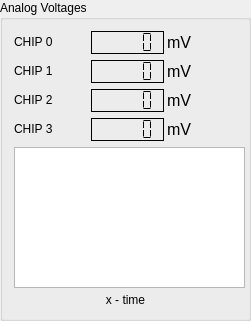
       <widget class="QGroupBox" name="groupBox_3">
        <property name="geometry">
         <rect>
          <x>10</x>
          <y>10</y>
          <width>251</width>
          <height>321</height>
         </rect>
        </property>
        <property name="minimumSize">
         <size>
          <width>251</width>
          <height>321</height>
         </size>
        </property>
        <property name="maximumSize">
         <size>
          <width>251</width>
          <height>321</height>
         </size>
        </property>
        <property name="title">
         <string>Analog Voltages</string>
        </property>
        <layout class="QVBoxLayout" name="verticalLayout_3">
         <item>
          <layout class="QGridLayout" name="gridLayout_6">
           <item row="0" column="1">
            <widget class="QLCDNumber" name="lcdNumber_6">
             <property name="minimumSize">
              <size>
               <width>73</width>
               <height>23</height>
              </size>
             </property>
             <property name="maximumSize">
              <size>
               <width>73</width>
               <height>23</height>
              </size>
             </property>
             <property name="font">
              <font>
               <underline>false</underline>
              </font>
             </property>
             <property name="frameShape">
              <enum>QFrame::Box</enum>
             </property>
             <property name="frameShadow">
              <enum>QFrame::Plain</enum>
             </property>
             <property name="lineWidth">
              <number>1</number>
             </property>
             <property name="midLineWidth">
              <number>0</number>
             </property>
             <property name="smallDecimalPoint">
              <bool>false</bool>
             </property>
             <property name="segmentStyle">
              <enum>QLCDNumber::Flat</enum>
             </property>
            </widget>
           </item>
           <item row="3" column="1">
            <widget class="QLCDNumber" name="lcdNumber_9">
             <property name="minimumSize">
              <size>
               <width>73</width>
               <height>23</height>
              </size>
             </property>
             <property name="maximumSize">
              <size>
               <width>73</width>
               <height>23</height>
              </size>
             </property>
             <property name="font">
              <font>
               <underline>false</underline>
              </font>
             </property>
             <property name="frameShape">
              <enum>QFrame::Box</enum>
             </property>
             <property name="frameShadow">
              <enum>QFrame::Plain</enum>
             </property>
             <property name="lineWidth">
              <number>1</number>
             </property>
             <property name="midLineWidth">
              <number>0</number>
             </property>
             <property name="smallDecimalPoint">
              <bool>false</bool>
             </property>
             <property name="segmentStyle">
              <enum>QLCDNumber::Flat</enum>
             </property>
            </widget>
           </item>
           <item row="1" column="0">
            <widget class="QLabel" name="label_18">
             <property name="minimumSize">
              <size>
               <width>72</width>
               <height>23</height>
              </size>
             </property>
             <property name="maximumSize">
              <size>
               <width>72</width>
               <height>23</height>
              </size>
             </property>
             <property name="text">
              <string>&lt;html&gt;&lt;head/&gt;&lt;body&gt;&lt;p&gt;CHIP 1&lt;/p&gt;&lt;/body&gt;&lt;/html&gt;</string>
             </property>
            </widget>
           </item>
           <item row="3" column="0">
            <widget class="QLabel" name="label_20">
             <property name="minimumSize">
              <size>
               <width>72</width>
               <height>23</height>
              </size>
             </property>
             <property name="maximumSize">
              <size>
               <width>72</width>
               <height>23</height>
              </size>
             </property>
             <property name="text">
              <string>&lt;html&gt;&lt;head/&gt;&lt;body&gt;&lt;p&gt;CHIP 3&lt;/p&gt;&lt;/body&gt;&lt;/html&gt;</string>
             </property>
            </widget>
           </item>
           <item row="2" column="0">
            <widget class="QLabel" name="label_19">
             <property name="minimumSize">
              <size>
               <width>72</width>
               <height>23</height>
              </size>
             </property>
             <property name="maximumSize">
              <size>
               <width>72</width>
               <height>23</height>
              </size>
             </property>
             <property name="text">
              <string>&lt;html&gt;&lt;head/&gt;&lt;body&gt;&lt;p&gt;CHIP 2&lt;/p&gt;&lt;/body&gt;&lt;/html&gt;</string>
             </property>
            </widget>
           </item>
           <item row="2" column="1">
            <widget class="QLCDNumber" name="lcdNumber_8">
             <property name="minimumSize">
              <size>
               <width>73</width>
               <height>23</height>
              </size>
             </property>
             <property name="maximumSize">
              <size>
               <width>73</width>
               <height>23</height>
              </size>
             </property>
             <property name="font">
              <font>
               <underline>false</underline>
              </font>
             </property>
             <property name="frameShape">
              <enum>QFrame::Box</enum>
             </property>
             <property name="frameShadow">
              <enum>QFrame::Plain</enum>
             </property>
             <property name="lineWidth">
              <number>1</number>
             </property>
             <property name="midLineWidth">
              <number>0</number>
             </property>
             <property name="smallDecimalPoint">
              <bool>false</bool>
             </property>
             <property name="segmentStyle">
              <enum>QLCDNumber::Flat</enum>
             </property>
            </widget>
           </item>
           <item row="1" column="1">
            <widget class="QLCDNumber" name="lcdNumber_7">
             <property name="minimumSize">
              <size>
               <width>73</width>
               <height>23</height>
              </size>
             </property>
             <property name="maximumSize">
              <size>
               <width>73</width>
               <height>23</height>
              </size>
             </property>
             <property name="font">
              <font>
               <underline>false</underline>
              </font>
             </property>
             <property name="frameShape">
              <enum>QFrame::Box</enum>
             </property>
             <property name="frameShadow">
              <enum>QFrame::Plain</enum>
             </property>
             <property name="lineWidth">
              <number>1</number>
             </property>
             <property name="midLineWidth">
              <number>0</number>
             </property>
             <property name="smallDecimalPoint">
              <bool>false</bool>
             </property>
             <property name="segmentStyle">
              <enum>QLCDNumber::Flat</enum>
             </property>
            </widget>
           </item>
           <item row="2" column="2">
            <widget class="QLabel" name="label_23">
             <property name="minimumSize">
              <size>
               <width>72</width>
               <height>23</height>
              </size>
             </property>
             <property name="maximumSize">
              <size>
               <width>72</width>
               <height>23</height>
              </size>
             </property>
             <property name="text">
              <string>&lt;html&gt;&lt;head/&gt;&lt;body&gt;&lt;p&gt;&lt;span style=&quot; font-size:12pt;&quot;&gt;mV&lt;/span&gt;&lt;/p&gt;&lt;/body&gt;&lt;/html&gt;</string>
             </property>
            </widget>
           </item>
           <item row="0" column="2">
            <widget class="QLabel" name="label_21">
             <property name="minimumSize">
              <size>
               <width>72</width>
               <height>23</height>
              </size>
             </property>
             <property name="maximumSize">
              <size>
               <width>72</width>
               <height>23</height>
              </size>
             </property>
             <property name="text">
              <string>&lt;html&gt;&lt;head/&gt;&lt;body&gt;&lt;p&gt;&lt;span style=&quot; font-size:12pt;&quot;&gt;mV&lt;/span&gt;&lt;/p&gt;&lt;/body&gt;&lt;/html&gt;</string>
             </property>
            </widget>
           </item>
           <item row="1" column="2">
            <widget class="QLabel" name="label_22">
             <property name="minimumSize">
              <size>
               <width>72</width>
               <height>23</height>
              </size>
             </property>
             <property name="maximumSize">
              <size>
               <width>72</width>
               <height>23</height>
              </size>
             </property>
             <property name="text">
              <string>&lt;html&gt;&lt;head/&gt;&lt;body&gt;&lt;p&gt;&lt;span style=&quot; font-size:12pt;&quot;&gt;mV&lt;/span&gt;&lt;/p&gt;&lt;/body&gt;&lt;/html&gt;</string>
             </property>
            </widget>
           </item>
           <item row="3" column="2">
            <widget class="QLabel" name="label_24">
             <property name="minimumSize">
              <size>
               <width>72</width>
               <height>23</height>
              </size>
             </property>
             <property name="maximumSize">
              <size>
               <width>72</width>
               <height>23</height>
              </size>
             </property>
             <property name="text">
              <string>&lt;html&gt;&lt;head/&gt;&lt;body&gt;&lt;p&gt;&lt;span style=&quot; font-size:12pt;&quot;&gt;mV&lt;/span&gt;&lt;/p&gt;&lt;/body&gt;&lt;/html&gt;</string>
             </property>
            </widget>
           </item>
           <item row="0" column="0">
            <widget class="QLabel" name="label_17">
             <property name="minimumSize">
              <size>
               <width>72</width>
               <height>23</height>
              </size>
             </property>
             <property name="maximumSize">
              <size>
               <width>72</width>
               <height>23</height>
              </size>
             </property>
             <property name="text">
              <string>&lt;html&gt;&lt;head/&gt;&lt;body&gt;&lt;p&gt;CHIP 0&lt;/p&gt;&lt;/body&gt;&lt;/html&gt;</string>
             </property>
            </widget>
           </item>
          </layout>
         </item>
         <item>
          <widget class="PlotWidget" name="graphicsView_3">
           <property name="minimumSize">
            <size>
             <width>231</width>
             <height>141</height>
            </size>
           </property>
           <property name="maximumSize">
            <size>
             <width>231</width>
             <height>141</height>
            </size>
           </property>
          </widget>
         </item>
         <item>
          <widget class="QLabel" name="label_25">
           <property name="text">
            <string>&lt;html&gt;&lt;head/&gt;&lt;body&gt;&lt;p align=&quot;center&quot;&gt;x - time&lt;/p&gt;&lt;/body&gt;&lt;/html&gt;</string>
           </property>
          </widget>
         </item>
        </layout>
       </widget>
